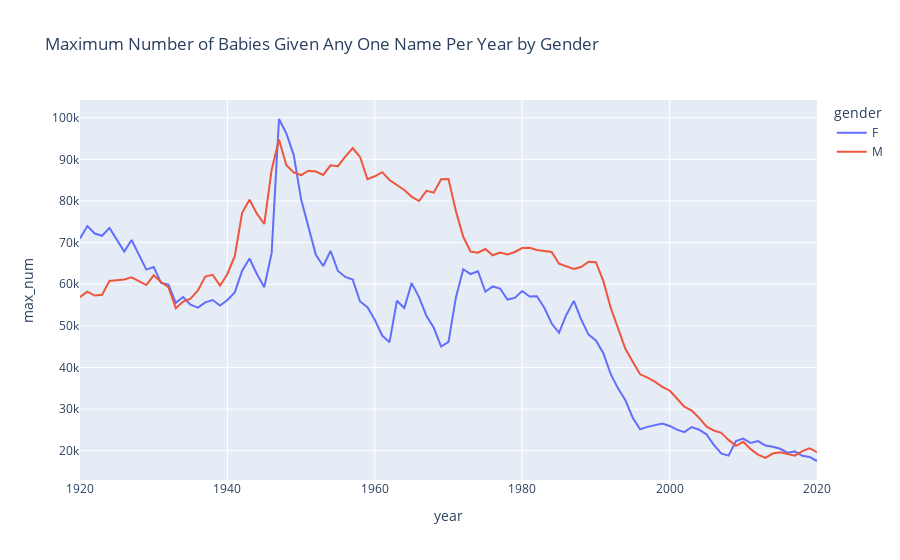

Source (notebook cell):
### Code cell
# Create an interactive line plot
fig = px.line(max_per_year_gender, x='year', y='max_num', color='gender', title='Maximum Number of Babies Given Any One Name Per Year by Gender')

# Show the plot
fig.show()
